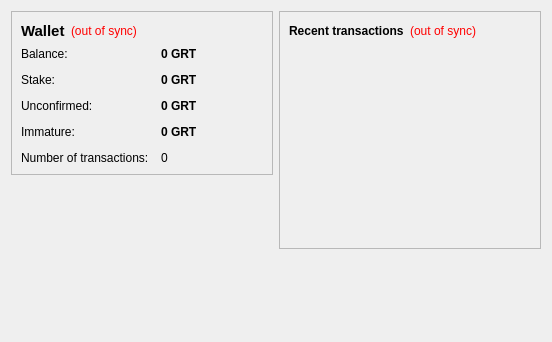
<?xml version="1.0" encoding="UTF-8"?>
<ui version="4.0">
 <class>OverviewPage</class>
 <widget class="QWidget" name="OverviewPage">
  <property name="geometry">
   <rect>
    <x>0</x>
    <y>0</y>
    <width>552</width>
    <height>342</height>
   </rect>
  </property>
  <property name="windowTitle">
   <string>Form</string>
  </property>
    <layout class="QHBoxLayout" name="horizontalLayout" stretch="1,1">
     <item>
      <layout class="QVBoxLayout" name="verticalLayout_2">
       <item>
        <widget class="QFrame" name="frame">
         <property name="frameShape">
          <enum>QFrame::StyledPanel</enum>
         </property>
         <property name="frameShadow">
          <enum>QFrame::Raised</enum>
         </property>
       <layout class="QVBoxLayout" name="verticalLayout_4">
        <item>
         <layout class="QHBoxLayout" name="horizontalLayout_4">
          <item>
           <widget class="QLabel" name="label_5">
            <property name="font">
             <font>
              <pointsize>11</pointsize>
              <weight>75</weight>
              <bold>true</bold>
             </font>
            </property>
            <property name="text">
             <string>Wallet</string>
            </property>
           </widget>
          </item>
          <item>
           <widget class="QLabel" name="labelWalletStatus">
            <property name="toolTip">
             <string>The displayed information may be out of date. Your wallet automatically synchronizes with the Grantcoin network after a connection is established, but this process has not completed yet.</string>
            </property>
            <property name="styleSheet">
             <string notr="true">QLabel { color: red; }</string>
            </property>
            <property name="text">
             <string notr="true">(out of sync)</string>
            </property>
            <property name="alignment">
             <set>Qt::AlignLeading|Qt::AlignLeft|Qt::AlignVCenter</set>
            </property>
           </widget>
          </item>
          <item>
           <spacer name="horizontalSpacer_2">
            <property name="orientation">
             <enum>Qt::Horizontal</enum>
            </property>
            <property name="sizeHint" stdset="0">
             <size>
              <width>40</width>
              <height>20</height>
             </size>
            </property>
           </spacer>
          </item>
         </layout>
        </item>
        <item>
           <layout class="QFormLayout" name="formLayout_2">
            <property name="fieldGrowthPolicy">
             <enum>QFormLayout::AllNonFixedFieldsGrow</enum>
            </property>
            <property name="horizontalSpacing">
             <number>12</number>
            </property>
            <property name="verticalSpacing">
             <number>12</number>
            </property>
            <item row="0" column="0">
             <widget class="QLabel" name="label">
              <property name="text">
               <string>Balance:</string>
              </property>
             </widget>
            </item>
            <item row="0" column="1">
             <widget class="QLabel" name="labelBalance">
              <property name="font">
               <font>
                <weight>75</weight>
                <bold>true</bold>
               </font>
              </property>
              <property name="cursor">
               <cursorShape>IBeamCursor</cursorShape>
              </property>
              <property name="toolTip">
               <string>Your current balance</string>
              </property>
              <property name="text">
             <string notr="true">0 GRT</string>
            </property>
            <property name="textInteractionFlags">
             <set>Qt::LinksAccessibleByMouse|Qt::TextSelectableByKeyboard|Qt::TextSelectableByMouse</set>
              </property>
             </widget>
            </item>
            <item row="1" column="0">
           <widget class="QLabel" name="label_6">
            <property name="text">
             <string>Stake:</string>
            </property>
           </widget>
          </item>
          <item row="1" column="1">
           <widget class="QLabel" name="labelStake">
            <property name="font">
             <font>
              <weight>75</weight>
              <bold>true</bold>
             </font>
            </property>
            <property name="cursor">
             <cursorShape>IBeamCursor</cursorShape>
            </property>
            <property name="toolTip">
             <string>Total of coins that was staked, and do not yet count toward the current balance</string>
            </property>
            <property name="text">
             <string notr="true">0 GRT</string>
            </property>
            <property name="textInteractionFlags">
             <set>Qt::LinksAccessibleByMouse|Qt::TextSelectableByKeyboard|Qt::TextSelectableByMouse</set>
            </property>
           </widget>
          </item>
          <item row="2" column="0">
             <widget class="QLabel" name="label_3">
              <property name="text">
               <string>Unconfirmed:</string>
              </property>
             </widget>
            </item>
          <item row="2" column="1">
             <widget class="QLabel" name="labelUnconfirmed">
              <property name="font">
               <font>
                <weight>75</weight>
                <bold>true</bold>
               </font>
              </property>
              <property name="cursor">
               <cursorShape>IBeamCursor</cursorShape>
              </property>
              <property name="toolTip">
               <string>Total of transactions that have yet to be confirmed, and do not yet count toward the current balance</string>
              </property>
              <property name="text">
             <string notr="true">0 GRT</string>
            </property>
            <property name="textInteractionFlags">
             <set>Qt::LinksAccessibleByMouse|Qt::TextSelectableByKeyboard|Qt::TextSelectableByMouse</set>
              </property>
             </widget>
            </item>
          <item row="3" column="0">
           <widget class="QLabel" name="labelImmatureText">
              <property name="text">
               <string>Immature:</string>
              </property>
             </widget>
            </item>
          <item row="3" column="1">
           <widget class="QLabel" name="labelImmature">
            <property name="font">
             <font>
              <weight>75</weight>
              <bold>true</bold>
             </font>
            </property>
            <property name="toolTip">
             <string>Mined balance that has not yet matured</string>
            </property>
            <property name="text">
             <string notr="true">0 GRT</string>
            </property>
            <property name="textInteractionFlags">
             <set>Qt::LinksAccessibleByMouse|Qt::TextSelectableByKeyboard|Qt::TextSelectableByMouse</set>
            </property>
           </widget>
          </item>
          <item row="4" column="0">
           <widget class="QLabel" name="label_2">
            <property name="text">
             <string>Number of transactions:</string>
            </property>
           </widget>
          </item>
          <item row="4" column="1">
           <widget class="QLabel" name="labelNumTransactions">
            <property name="toolTip">
             <string>Total number of transactions in wallet</string>
            </property>
            <property name="text">
             <string notr="true">0</string>
            </property>
           </widget>
          </item>
         </layout>
        </item>
         </layout>
        </widget>
       </item>
       <item>
        <spacer name="verticalSpacer">
         <property name="orientation">
          <enum>Qt::Vertical</enum>
         </property>
         <property name="sizeHint" stdset="0">
          <size>
           <width>20</width>
           <height>40</height>
          </size>
         </property>
        </spacer>
     </item>
     <item>
      <widget class="QLabel" name="label_6">
       <property name="text">
        <string/>
       </property>
       <property name="pixmap">
        <pixmap resource="../bitcoin.qrc">:/images/backg</pixmap>
       </property>
       <property name="scaledContents">
        <bool>false</bool>
       </property>
       <property name="alignment">
        <set>Qt::AlignCenter</set>
       </property>
       <property name="margin">
        <number>-2</number>
       </property>
      </widget>
       </item>
      </layout>
     </item>
     <item>
      <layout class="QVBoxLayout" name="verticalLayout_3">
       <item>
        <widget class="QFrame" name="frame_2">
         <property name="frameShape">
          <enum>QFrame::StyledPanel</enum>
         </property>
         <property name="frameShadow">
          <enum>QFrame::Raised</enum>
         </property>
         <layout class="QVBoxLayout" name="verticalLayout">
          <item>
           <layout class="QHBoxLayout" name="horizontalLayout_2">
            <item>
             <widget class="QLabel" name="label_4">
              <property name="text">
               <string>&lt;b&gt;Recent transactions&lt;/b&gt;</string>
              </property>
             </widget>
            </item>
            <item>
           <widget class="QLabel" name="labelTransactionsStatus">
            <property name="toolTip">
             <string>The displayed information may be out of date. Your wallet automatically synchronizes with the Grantcoin network after a connection is established, but this process has not completed yet.</string>
            </property>
            <property name="styleSheet">
             <string notr="true">QLabel { color: red; }</string>
            </property>
            <property name="text">
             <string notr="true">(out of sync)</string>
            </property>
            <property name="alignment">
             <set>Qt::AlignRight|Qt::AlignTrailing|Qt::AlignVCenter</set>
            </property>
           </widget>
          </item>
          <item>
           <spacer name="horizontalSpacer">
            <property name="orientation">
             <enum>Qt::Horizontal</enum>
            </property>
            <property name="sizeHint" stdset="0">
             <size>
              <width>40</width>
              <height>20</height>
             </size>
            </property>
           </spacer>
          </item>
         </layout>
        </item>
        <item>
           <widget class="QListView" name="listTransactions">
            <property name="styleSheet">
             <string notr="true">QListView { background: transparent; }</string>
            </property>
            <property name="frameShape">
             <enum>QFrame::NoFrame</enum>
            </property>
            <property name="verticalScrollBarPolicy">
             <enum>Qt::ScrollBarAlwaysOff</enum>
            </property>
            <property name="horizontalScrollBarPolicy">
             <enum>Qt::ScrollBarAlwaysOff</enum>
            </property>
            <property name="selectionMode">
             <enum>QAbstractItemView::NoSelection</enum>
            </property>
           </widget>
          </item>
         </layout>
        </widget>
       </item>
       <item>
        <spacer name="verticalSpacer_2">
         <property name="orientation">
          <enum>Qt::Vertical</enum>
         </property>
         <property name="sizeHint" stdset="0">
          <size>
           <width>20</width>
           <height>40</height>
          </size>
         </property>
        </spacer>
     </item>
    </layout>
   </item>
  </layout>
 </widget>
 <resources/>
 <connections/>
</ui>
